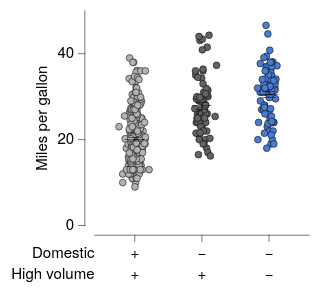

Describe this chart as a Vega-Lite specification.
### Vega-Lite specification from a JSON file in a GitHub repository (floating-point values rounded to 4 significant figures; data arrays with more than 128 entries replaced by an {"elided": "..."} marker saying what was removed)
{"background": null, "config": {"arc": {"fill": "#DBDBDB", "fillOpacity": 1.0, "innerRadius": 25.0, "padAngle": 0.03, "stroke": "black", "strokeOpacity": 1, "strokeWidth": 0.25}, "area": {"fill": "#DBDBDB", "fillOpacity": 1.0, "stroke": "black", "strokeOpacity": 1, "strokeWidth": 0.25}, "axis": {"domain": true, "domainCap": "round", "domainColor": "black", "domainWidth": 0.25, "grid": false, "gridCap": "round", "gridColor": "#F1F1F1", "gridDash": [0, 0], "gridOpacity": 1.0, "gridWidth": 0.25, "labelColor": "black", "labelFont": "Helvetica Neue, HelveticaNeue, Helvetica, Arial, sans-serif", "labelFontSize": 7, "labelFontStyle": "normal", "labelFontWeight": 400, "offset": 4.5, "ticks": true, "tickCap": "round", "tickColor": "black", "tickRound": false, "tickSize": 3, "tickWidth": 0.25, "titleColor": "black", "titleFont": "Helvetica Neue, HelveticaNeue, Helvetica, Arial, sans-serif", "titleFontSize": 7, "titleFontStyle": "normal", "titleFontWeight": 400}, "axisX": {"domain": true, "labelAlign": "center", "labelAngle": 0, "labels": true, "ticks": true, "translate": 0}, "axisY": {"domain": true, "labelAlign": "right", "labelAngle": 0, "labels": true, "ticks": true, "translate": 0}, "axisRight": {"domain": true, "labelAlign": "left", "labelAngle": 0, "labels": true, "ticks": true, "translate": 0}, "axisTop": {"domain": true, "labelAlign": "center", "labelAngle": 0, "labels": true, "ticks": true, "translate": 0}, "axisBand": {"tickOffset": 0}, "bar": {"fill": "#DBDBDB", "fillOpacity": 1.0, "stroke": "black", "strokeOpacity": 1, "strokeWidth": 0.25}, "boxplot": {"size": 9.0, "ticks": {"cornerRadius": 0.25, "fill": "black", "opacity": 1, "size": 4.5, "thickness": 0.25}, "box": {"fillOpacity": 1.0, "stroke": "black", "strokeOpacity": 1, "strokeWidth": 0.25}, "median": {"cornerRadius": 0, "fill": "black", "fillOpacity": 1.0, "opacity": 1, "size": 9.0, "thickness": 0.25}, "rule": {"fill": "black", "fillOpacity": 1.0, "size": 10.0, "stroke": "black", "strokeDash": [0, 0], "strokeOpacity": 1, "strokeWidth": 0.25}, "outliers": {"color": "black", "fill": "black", "fillOpacity": 1.0, "size": 0, "stroke": "black", "strokeOpacity": 1, "strokeWidth": 0.25}}, "circle": {"fill": "black", "fillOpacity": 1.0, "size": 1.25, "stroke": null, "strokeOpacity": 1, "strokeWidth": 0.25}, "errorband": {"band": {"fillOpacity": 0.6, "stroke": null, "strokeWidth": 0.25, "strokeOpacity": 1}, "borders": {"opacity": 0, "strokeOpacity": 0.25, "strokeWidth": 1}}, "errorbar": {"opacity": 1, "rule": {"strokeDash": [0, 0], "strokeWidth": 0.25}, "ticks": {"color": "black", "cornerRadius": 0.125, "opacity": 1, "size": 6.0, "thickness": 0.25}, "thickness": 0.25}, "font": "Helvetica Neue, HelveticaNeue, Helvetica, Arial, sans-serif", "geoshape": {"fill": "#DBDBDB", "fillOpacity": 1.0, "stroke": "black", "strokeOpacity": 1, "strokeWidth": 0.25}, "header": {"labelColor": "black", "labelFont": "Helvetica Neue, HelveticaNeue, Helvetica, Arial, sans-serif", "labelFontSize": 7, "labelFontStyle": "normal", "labelFontWeight": 400, "titleColor": "black", "titleFont": "Helvetica Neue, HelveticaNeue, Helvetica, Arial, sans-serif", "titleFontSize": 7, "titleFontStyle": "normal", "titleFontWeight": 400, "titlePadding": 0}, "legend": {"disable": false, "offset": 4.5, "titlePadding": 4, "labelOffset": 2, "gradientLabelOffset": 2, "gradientLength": 50.0, "gradientThickness": 5.0, "gradientOpacity": 1.0, "gradientStrokeColor": "black", "gradientStrokeWidth": 0.25, "labelColor": "black", "labelFont": "Helvetica Neue, HelveticaNeue, Helvetica, Arial, sans-serif", "labelFontSize": 7, "labelFontStyle": "normal", "labelFontWeight": 400, "strokeColor": "black", "strokeWidth": 0, "symbolSize": 42, "symbolStrokeColor": "black", "symbolStrokeWidth": 0.25, "titleColor": "black", "titleFont": "Helvetica Neue, HelveticaNeue, Helvetica, Arial, sans-serif", "titleFontSize": 7, "titleFontStyle": "normal", "titleFontWeight": 400}, "line": {"color": "black", "stroke": "black", "strokeCap": "butt", "strokeDash": [0, 0], "strokeOpacity": 1, "strokeWidth": 0.5}, "point": {"filled": true, "fill": "#DBDBDB", "fillOpacity": 1.0, "size": 5.0, "stroke": "black", "strokeOpacity": 1, "strokeWidth": 0.25}, "range": {"category": ["#B2B2B2", "#636363", "#4A7CD3", "#008542", "#382864", "#509F98", "#284F93", "#005226", "#A398D6", "#173633"], "diverging": {"scheme": ["#443E60", "#5F597E", "#7C759B", "#9994B6", "#B7B4CC", "#D6D5DC", "#F6F6F6", "#D1DAD9", "#A4C2BF", "#7AA9A4", "#578E89", "#37736E", "#1B5954"]}, "heatmap": {"scheme": ["#32022B", "#43044D", "#4C196E", "#4D338C", "#484DA6", "#3A68BB", "#1D83CA", "#1D9CCB", "#23B5C9", "#28CDC5", "#4DE0B4", "#91EE9F"]}, "ordinal": {"scheme": ["#F1F1F1", "#DBDBDB", "#C6C6C6", "#B2B2B2", "#9D9D9D", "#898989", "#767676", "#636363", "#515151", "#404040", "#2F2F2F", "#1F1F1F"]}, "ramp": {"scheme": ["#32022B", "#43044D", "#4C196E", "#4D338C", "#484DA6", "#3A68BB", "#1D83CA", "#1D9CCB", "#23B5C9", "#28CDC5", "#4DE0B4", "#91EE9F"]}}, "rule": {"color": "black", "stroke": "black", "strokeCap": "round", "strokeDash": [2, 2], "strokeOpacity": 1, "strokeWidth": 0.25}, "scale": {"bandPaddingInner": 0.1, "bandPaddingOuter": 0.1, "round": false}, "rect": {"fill": "#DBDBDB", "fillOpacity": 1.0, "stroke": "black", "strokeOpacity": 1, "strokeWidth": 0.25}, "square": {"fill": "#DBDBDB", "fillOpacity": 1.0, "size": 10.0, "stroke": "black", "strokeOpacity": 1, "strokeWidth": 0.25}, "text": {"color": "black", "font": "Helvetica Neue, HelveticaNeue, Helvetica, Arial, sans-serif", "fontSize": 7, "fontStyle": "normal", "fontWeight": 400}, "tick": {"color": "black", "cornerRadius": 0.125, "opacity": 1.0, "size": 9.0, "thickness": 0.25}, "title": {"anchor": "middle", "frame": "group", "color": "black", "font": "Helvetica Neue, HelveticaNeue, Helvetica, Arial, sans-serif", "fontSize": 7, "fontStyle": "normal", "fontWeight": 400, "subtitleColor": "black", "subtitleFont": "Helvetica Neue, HelveticaNeue, Helvetica, Arial, sans-serif", "subtitleFontSize": "Helvetica Neue, HelveticaNeue, Helvetica, Arial, sans-serif", "subtitleFontStyle": "normal", "subtitleFontWeight": 400}, "trail": {"color": "black", "opacity": 1, "size": 0.5}, "view": {"continuousWidth": 100, "continuousHeight": 100, "discreteWidth": 100, "discreteHeight": 100, "fill": null, "stroke": null, "strokeWidth": 0.25}}, "vconcat": [{"layer": [{"data": {"name": "data-5a85ede2053d4aec77293cfb476ae07b"}, "mark": {"type": "circle", "opacity": 1.0, "size": 10.0, "stroke": "black", "strokeOpacity": 1, "strokeWidth": 0.25}, "encoding": {"color": {"field": "Origin", "legend": null, "scale": {"domain": ["USA", "Europe", "Japan"]}, "sort": ["USA", "Europe", "Japan"], "title": null, "type": "nominal"}, "x": {"axis": {"labels": false, "title": null}, "field": "Origin", "scale": {"domain": ["USA", "Europe", "Japan"]}, "sort": ["USA", "Europe", "Japan"], "title": "Origin", "type": "nominal"}, "xOffset": {"field": "jitter_x", "scale": {"domain": [-7.33, 7.33], "range": [5.17, 19.83]}, "type": "quantitative"}, "y": {"field": "Miles_per_Gallon", "title": "Miles per gallon", "type": "quantitative"}}}, {"data": {"name": "data-64e7897fd8423deef5c97d660b6d3367"}, "mark": {"type": "errorbar"}, "encoding": {"x": {"axis": {"labels": false, "title": null}, "field": "Origin", "scale": {"domain": ["USA", "Europe", "Japan"]}, "sort": ["USA", "Europe", "Japan"], "title": "Origin", "type": "nominal"}, "y": {"field": "__mean", "title": "Miles per gallon", "type": "quantitative"}, "yError": {"field": "__error"}}}, {"data": {"name": "data-64e7897fd8423deef5c97d660b6d3367"}, "mark": {"type": "tick"}, "encoding": {"x": {"axis": {"labels": false, "title": null}, "field": "Origin", "scale": {"domain": ["USA", "Europe", "Japan"]}, "sort": ["USA", "Europe", "Japan"], "title": "Origin", "type": "nominal"}, "y": {"field": "__mean", "title": "Miles per gallon", "type": "quantitative"}}}]}, {"layer": [{"data": {"name": "data-55288b6e323762ec78afe05ee4b55819"}, "mark": {"type": "text", "align": "right", "baseline": "middle", "fontSize": 7}, "encoding": {"text": {"field": "__label", "type": "nominal"}, "x": {"value": 0}, "y": {"axis": {"domain": false, "grid": false, "labels": false, "ticks": false, "title": null}, "bandPosition": 0.5, "field": "__label", "scale": {"domain": ["Domestic", "High volume"]}, "sort": ["Domestic", "High volume"], "type": "nominal"}}}, {"data": {"name": "data-9157e9f73711b5ee45df891b622c3e5a"}, "mark": {"type": "text", "align": "center", "baseline": "middle", "fontSize": 7}, "encoding": {"text": {"field": "__value", "type": "nominal"}, "x": {"axis": {"domain": false, "grid": false, "labels": false, "ticks": false, "title": null}, "field": "__category", "scale": {"domain": ["USA", "Europe", "Japan"]}, "sort": ["USA", "Europe", "Japan"], "type": "nominal"}, "y": {"axis": {"domain": false, "grid": false, "labels": false, "ticks": false, "title": null}, "bandPosition": 0.5, "field": "__label", "scale": {"domain": ["Domestic", "High volume"]}, "sort": ["Domestic", "High volume"], "type": "nominal"}}}], "height": 20, "view": {"fill": null, "stroke": null}, "width": 100}], "resolve": {"scale": {"x": "shared"}}, "spacing": 0, "$schema": "https://vega.github.io/schema/vega-lite/v6.4.1.json", "datasets": {"data-5a85ede2053d4aec77293cfb476ae07b": {"elided": "398 records"}, "data-64e7897fd8423deef5c97d660b6d3367": [{"Origin": "USA", "__mean": 20.08, "__error": 0.4058, "__dysonsphere__": 1}, {"Origin": "Japan", "__mean": 30.45, "__error": 0.6852, "__dysonsphere__": 1}, {"Origin": "Europe", "__mean": 27.89, "__error": 0.8037, "__dysonsphere__": 1}], "data-55288b6e323762ec78afe05ee4b55819": [{"__label": "Domestic", "__dysonsphere__": 1}, {"__label": "High volume", "__dysonsphere__": 1}], "data-9157e9f73711b5ee45df891b622c3e5a": [{"__label": "Domestic", "__category": "USA", "__value": "+", "__dysonsphere__": 1}, {"__label": "Domestic", "__category": "Europe", "__value": "−", "__dysonsphere__": 1}, {"__label": "Domestic", "__category": "Japan", "__value": "−", "__dysonsphere__": 1}, {"__label": "High volume", "__category": "USA", "__value": "+", "__dysonsphere__": 1}, {"__label": "High volume", "__category": "Europe", "__value": "+", "__dysonsphere__": 1}, {"__label": "High volume", "__category": "Japan", "__value": "−", "__dysonsphere__": 1}]}}
